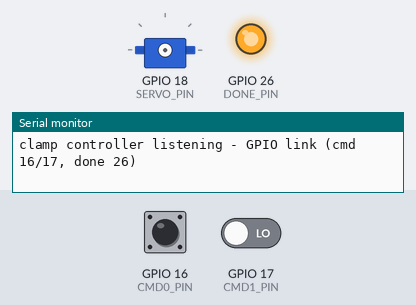
Recording of a sketch running on a simulated ESP32. On the bench: servo, output pins drawn as LEDs (lit = HIGH), the last lines printed to the serial monitor. Dashed ring = blinking. The inputs (shaded band) are chosen by the test bench; at power-on: GPIO 17 (CMD1_PIN) LOW, GPIO 16 (CMD0_PIN) LOW.

Above: at 1.4 s.
1.5 s: GPIO 17 (CMD1_PIN) driven HIGH
At 3.4 s:
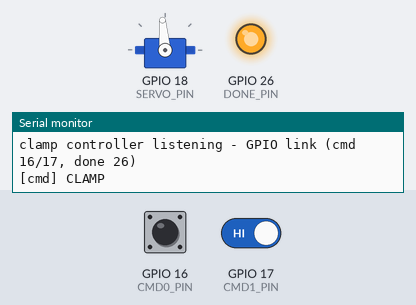
4.2 s: GPIO 16 (CMD0_PIN) driven HIGH
At 4.38 s:
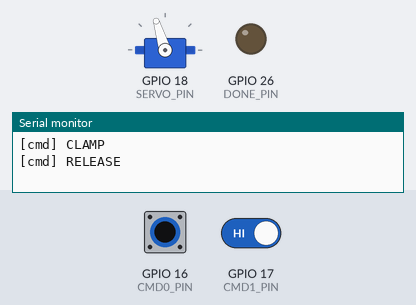
6.6 s: GPIO 16 (CMD0_PIN) driven LOW
At 6.78 s:
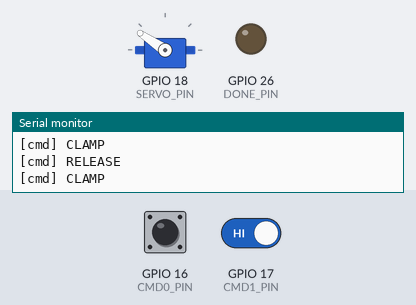
9.3 s: GPIO 17 (CMD1_PIN) driven LOW
At 9.48 s:
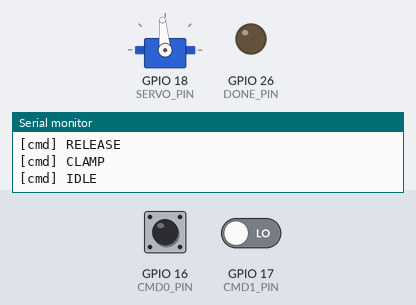
10.8 s: GPIO 16 (CMD0_PIN) pulsed HIGH 5 times (0.12 s each, 0.3 s apart)
At 11.28 s:
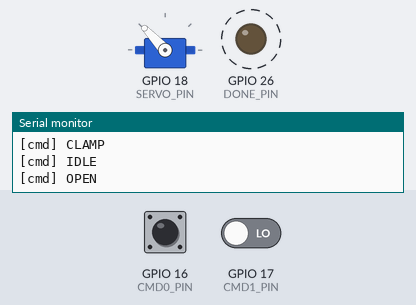
Timing chart, 0 to 14.3 s (numbered marks = the images above; inputs shaded):
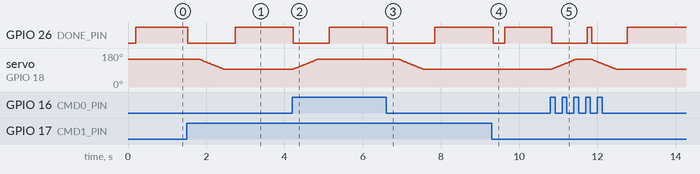

Measured:
- after the input at 1.5 s, GPIO 26 (DONE_PIN): HIGH → LOW at once, → HIGH 1.2 s later; servo on GPIO 18 (SERVO_PIN): moves from 146° to 95° over 0.60 s, starting after 0.33 s
- after the input at 4.2 s, GPIO 26 (DONE_PIN): HIGH → LOW at once, → HIGH 0.91 s later; servo on GPIO 18 (SERVO_PIN): moves from 95° to 146° over 0.60 s, starting at once
- after the input at 6.6 s, GPIO 26 (DONE_PIN): HIGH → LOW at once, → HIGH 1.2 s later; servo on GPIO 18 (SERVO_PIN): moves from 146° to 95° over 0.60 s, starting after 0.33 s
- after the input at 9.3 s, GPIO 26 (DONE_PIN): HIGH → LOW at once, → HIGH 0.30 s later
- after the input at 10.8 s, GPIO 26 (DONE_PIN): alternates HIGH for 0.11 s and LOW for 0.91 s, 4 changes in all, then stays HIGH, starting at once; servo on GPIO 18 (SERVO_PIN): rises from 95° to 146° in 0.60 s, then falls to 95° in 1.0 s

The sketch:

esp32_clamp_demo.ino
```cpp
/*
  EGB320 Rescue Collection - ESP32 clamp controller, GPIO signal link
  Board: ESP32-S 30-pin dev board  ("ESP32 Dev Module" in Arduino IDE)

  No serial link to the Pi. Three plain signal wires + ground:
    Pi pin 36 (GPIO16)  -> ESP32 GPIO16   command bit 0
    Pi pin 38 (GPIO20)  -> ESP32 GPIO17   command bit 1
    Pi pin 40 (GPIO21)  <- ESP32 GPIO26   DONE
    Pi GND (pin 34/39)  -- ESP32 GND
    Servo signal -> ESP32 GPIO18; servo power from its own 5-6 V supply,
    GND shared with the ESP32. Both boards are 3.3 V logic.

  Command code = bit1 bit0:
    00  IDLE     clamp to idle   (RAISE)
    01  OPEN     clamp open      (LOWER)
    10  CLAMP    open, then clamp on the victim  (COLLECT)
    11  RELEASE  open in the base zone           (RELEASE)

  DONE: LOW while the servo is moving, HIGH when finished / idle.
        Held LOW for at least 100 ms per command so the Pi always sees it.
  The ESP32 only LISTENS: it does nothing on its own. It acts on a code
  only when the Pi changes it and it has been steady for 30 ms (the Pi
  sets the two bits a moment apart). The servo isn't even switched on
  until the first command, so at power-up the clamp doesn't move.

  USB Serial is free for debug prints - they don't go to the Pi.
  Library: "ESP32Servo" (Arduino Library Manager).
*/

#include <ESP32Servo.h>

const int SERVO_PIN = 18;
const int CMD0_PIN  = 16;   // input, bit 0 (free on WROOM boards like the ESP32-S)
const int CMD1_PIN  = 17;   // input, bit 1
const int DONE_PIN  = 26;   // output to the Pi

// ---- servo angles, degrees ----
const int ANGLE_OPEN  = 146;  // lowered / open, ready to take the victim
const int ANGLE_CLAMP = 95;   // clamped on the victim
const int ANGLE_IDLE  = 95;   // travelling with no victim in sight

const int MOVE_STEP_MS = 12;  // ms per degree - slower = gentler on the token
const int SETTLE_MS    = 300; // pause after each move
const int STEADY_MS    = 30;  // code must be steady this long before acting
const int MIN_BUSY_MS  = 100; // DONE stays LOW at least this long

Servo clamp;
bool servoOn = false;      // servo only switched on by the first command
int currentAngle = -1;     // unknown until the first command
int lastCode = 0;

int readCode() {
  return (digitalRead(CMD1_PIN) << 1) | digitalRead(CMD0_PIN);
}

void moveTo(int target) {
  if (!servoOn) {                       // first command: switch the servo on
    clamp.setPeriodHertz(50);
    clamp.attach(SERVO_PIN, 500, 2400);
    servoOn = true;
  }
  if (currentAngle < 0) {               // position unknown - go straight there
    currentAngle = target;
    clamp.write(target);
    delay(SETTLE_MS);
    return;
  }
  int step = (target > currentAngle) ? 1 : -1;
  while (currentAngle != target) {
    currentAngle += step;
    clamp.write(currentAngle);
    delay(MOVE_STEP_MS);
  }
  delay(SETTLE_MS);
}

void act(int code) {
  const char *names[] = {"IDLE", "OPEN", "CLAMP", "RELEASE"};
  Serial.print("[cmd] ");
  Serial.println(names[code]);
  switch (code) {
    case 0: moveTo(ANGLE_IDLE); break;
    case 1: moveTo(ANGLE_OPEN); break;
    case 2: moveTo(ANGLE_OPEN); moveTo(ANGLE_CLAMP); break;
    case 3: moveTo(ANGLE_OPEN); break;
  }
}

void setup() {
  Serial.begin(115200);                     // debug only
  pinMode(CMD0_PIN, INPUT_PULLDOWN);        // Pi unplugged reads as 00 = idle
  pinMode(CMD1_PIN, INPUT_PULLDOWN);
  pinMode(DONE_PIN, OUTPUT);
  digitalWrite(DONE_PIN, LOW);              // busy while starting up
  delay(200);
  lastCode = readCode();                    // whatever the Pi holds now is not a new command
  digitalWrite(DONE_PIN, HIGH);             // ready - now just listening
  Serial.println("clamp controller listening - GPIO link (cmd 16/17, done 26)");
}

void loop() {
  int code = readCode();
  if (code != lastCode) {
    delay(STEADY_MS);
    if (readCode() == code) {               // steady: act on it
      digitalWrite(DONE_PIN, LOW);
      unsigned long started = millis();
      act(code);
      while (millis() - started < (unsigned long)MIN_BUSY_MS) {}
      lastCode = code;
      digitalWrite(DONE_PIN, HIGH);
    }
  }
  delay(5);
}
```
